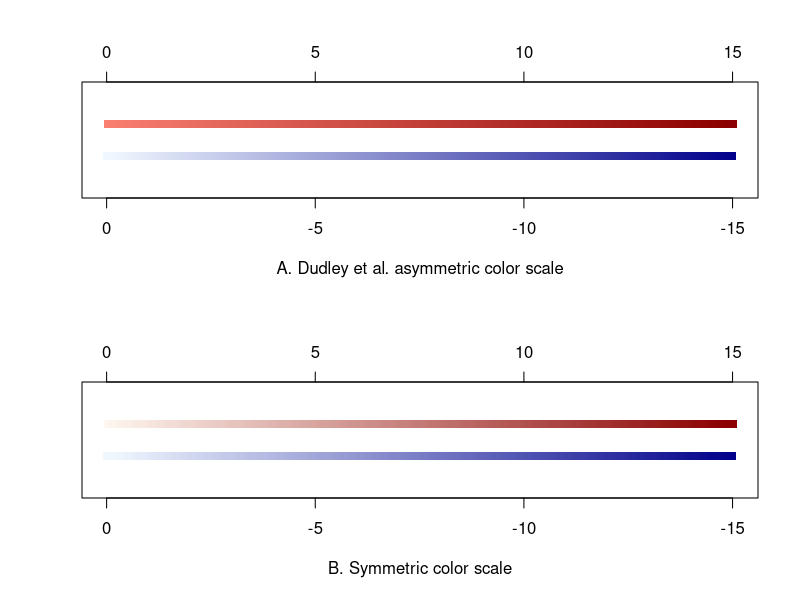

Write the R code that produced this figure.
par(mfrow=c(2,1))
outerLim <- 15
bkPrezero <- seq((-1 * outerLim)-0.01,to=-0.01,0.01)
bkPostzero <- seq(0.01,(outerLim+0.01),0.01)

bks <- c(bkPrezero,bkPostzero)
colPrezero <- colorRampPalette(c("darkblue", "aliceblue"))(length(bkPrezero)-1)
colPostzero <- colorRampPalette(c("salmon", "darkred"))(length(bkPostzero)-1)
colSeq <- c(colPrezero, "white",colPostzero)

plot(x = abs(bks)[-1], y = ifelse(bks[-1] > 0, 0.3, -0.3) , col = colSeq, ylim=c(-1,1), pch = 15, ylab = NA, 
     xlab = "A. Dudley et al. asymmetric color scale", 
     yaxt = 'n', xaxt = 'n'
     )

y <- c(0,5,10,15)
axis(3, at=y,labels=y)
axis(1, at=y,labels=-y)


colPrezero <- colorRampPalette(c("darkblue", "aliceblue"))(length(bkPrezero)-1)
colPostzero <- colorRampPalette(c("#fff8f0", "darkred"))(length(bkPostzero)-1)
colSeq <- c(colPrezero, "white",colPostzero)

plot(x = abs(bks)[-1], y = ifelse(bks[-1] > 0, 0.3, -0.3) , col = colSeq, ylim=c(-1,1), pch = 15, ylab = NA, yaxt = 'n',
     xlab = "B. Symmetric color scale", xaxt = 'n'
     )
y <- c(0,5,10,15)
axis(3, at=y,labels=y)
axis(1, at=y,labels=-y)

